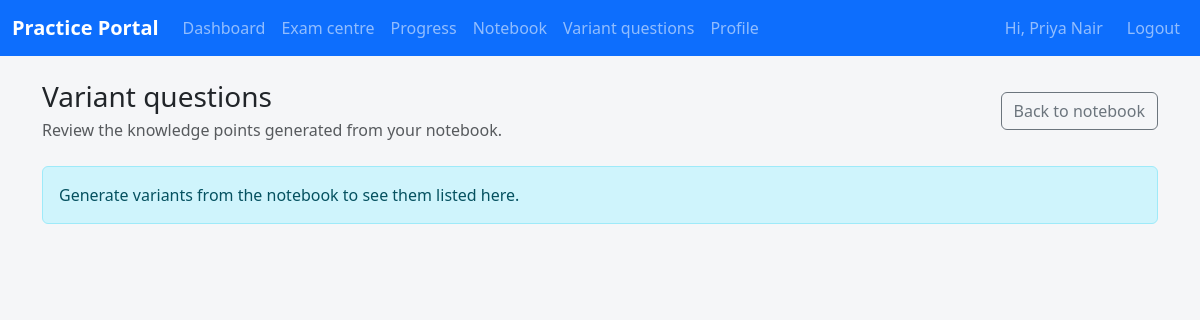
Before: /student/variants (signed in) with the older database file.
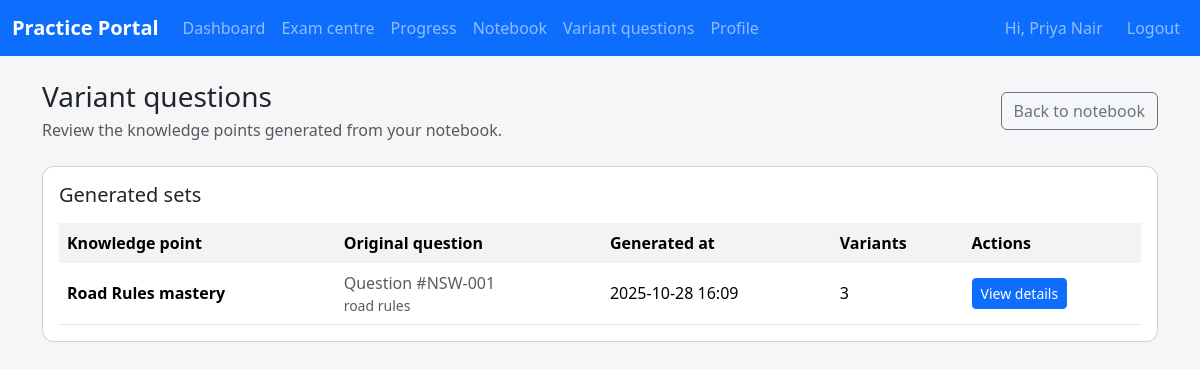
After: the same page with the newer database file.
### app/models.py (models this page shows)
class VariantQuestionGroup(db.Model):
    __tablename__ = "variant_question_groups"
    id = db.Column(db.Integer, primary_key=True)
    student_id = db.Column(db.Integer, db.ForeignKey("students.id"), nullable=False)
    base_question_id = db.Column(db.Integer, db.ForeignKey("questions.id"), nullable=False)
    knowledge_point_name = db.Column(db.String(255), nullable=False)
    knowledge_point_summary = db.Column(db.Text, nullable=False)
    created_at = db.Column(db.DateTime, default=datetime.utcnow, nullable=False)
    student = db.relationship("Student", back_populates="variant_groups")
    base_question = db.relationship("Question")
    variants = db.relationship(
        "VariantQuestion", back_populates="group", cascade="all, delete-orphan"
    )

class Question(db.Model):
    __tablename__ = "questions"
    id = db.Column(db.Integer, primary_key=True)
    qid = db.Column(db.String(50), nullable=False)
    prompt = db.Column(db.Text, nullable=False)
    language = db.Column(db.String(20), nullable=False, default="ENGLISH")
    state_scope = db.Column(db.String(10), nullable=False, default="ALL")
    topic = db.Column(db.String(120), nullable=False, default="general")
    option_a = db.Column(db.String(255), nullable=False, default="Option A")
    option_b = db.Column(db.String(255), nullable=False, default="Option B")
    option_c = db.Column(db.String(255), nullable=False, default="Option C")
    option_d = db.Column(db.String(255), nullable=False, default="Option D")
    correct_option = db.Column(db.String(1), nullable=False, default="A")
    explanation = db.Column(db.Text, nullable=False, default="")
    image_url = db.Column(db.String(500))
    __table_args__ = (
        UniqueConstraint(
            "qid", "state_scope", "language", name="uq_question_qid_state_language"
        ),
    )

### app/student/routes.py (the view)
@student_bp.route("/variants")
@login_required
def variant_list():
    student = _current_student()
    if not student:
        return _redirect_non_students()
    groups = (
        VariantQuestionGroup.query.options(
            joinedload(VariantQuestionGroup.base_question),
            joinedload(VariantQuestionGroup.variants),
        )
        .filter_by(student_id=student.id)
        .order_by(VariantQuestionGroup.created_at.desc())
        .all()
    )
    group_rows: list[dict[str, object]] = []  # Payload rows consumed by the template
    for group in groups:
        student_variants = [
            variant
            for variant in group.variants
            if variant.student_id == student.id
        ]  # Only expose variants owned by the current student
        group_rows.append(
            {
                "group": group,
                "variant_total": len(student_variants),  # Number of stored variants
            }
        )
    return render_template(
        "student/variant_list.html",
        group_rows=group_rows,
    )

### app/coach/routes.py (called while the page is built, shortened)
@coach_bp.before_app_request
def _restrict_student_portal_access():
    if request.blueprint != "coach":
        return None

### app/i18n.py (called while the page is built)
def normalise_language_code(language: str | None) -> str | None:
    if not language:
        return None
    code = language.strip().upper()
    if code in SUPPORTED_LANGUAGES:
        return code
    return None

def ensure_language_code(language: str | None) -> str:
    normalised = normalise_language_code(language)
    return normalised or DEFAULT_LANGUAGE

def translate_text(text: str, language: str, **format_values: str) -> str:
    catalogue = TRANSLATIONS.get(language, {})
    translated = catalogue.get(text, text)
    if format_values:
        try:
            return translated.format(**format_values)
        except (KeyError, IndexError):
            return translated
    return translated

### app/models.py (called while the page is built)
    @property
    def is_student(self) -> bool:
        return True

### app/student/routes.py (called while the page is built)
def _current_student() -> Student | None:
    if not current_user.is_authenticated:
        return None
    student = current_user._get_current_object()
    if isinstance(student, Student):
        return student
    return None

### app/templates/student/variant_list.html (shortened to what this page needs)
{% extends "base.html" %}
{% block content %}
<div class="d-flex flex-column flex-lg-row align-items-lg-center justify-content-between gap-3 mb-4">
  <div>
    <h1 class="h3 mb-1">{{ _('Variant questions') }}</h1>
    <p class="text-muted mb-0">{{ _('Review the knowledge points generated from your notebook.') }}</p>
  </div>
  <a class="btn btn-outline-secondary" href="{{ url_for('student.notebook') }}">{{ _('Back to notebook') }}</a>
</div>
{% if group_rows %}
<div class="card">
  <div class="card-body">
    <h2 class="h5 mb-3">{{ _('Generated sets') }}</h2>
    <div class="table-responsive">
      <table class="table table-hover align-middle mb-0">
        <thead>
          <tr>
            <th scope="col">{{ _('Knowledge point') }}</th>
            <th scope="col">{{ _('Original question') }}</th>
            <th scope="col">{{ _('Generated at') }}</th>
            <th scope="col">{{ _('Variants') }}</th>
            <th scope="col">{{ _('Actions') }}</th>
          </tr>
        </thead>
        <tbody>
          {% for row in group_rows %}
          {% set group = row.group %}
          <tr>
            <td class="fw-semibold">{{ group.knowledge_point_name }}</td>
            <td>
              <span class="text-muted">{{ _('Question') }} #{{ group.base_question.qid }}</span>
              <div class="small text-muted">{{ group.base_question.topic }}</div>
            </td>
            <td>{{ group.created_at.strftime('%Y-%m-%d %H:%M') }}</td>
            <td>{{ row.variant_total }}</td>
            <td>
              <a class="btn btn-sm btn-primary" href="{{ url_for('student.variant', group=group.id) }}">{{ _('View details') }}</a>
            </td>
          </tr>
          {% endfor %}
        </tbody>
      </table>
    </div>
  </div>
</div>
{% else %}
<div class="alert alert-info" role="alert">
  {{ _('Generate variants from the notebook to see them listed here.') }}
</div>
{% endif %}
{% endblock %}

Changed rows visible on the page:
added VariantQuestionGroup: knowledge_point_name "Road Rules mastery", created_at "2025-10-28 16:09"
now on this page (row unchanged): Question: base_question.qid "NSW-001", base_question.topic "road rules"
Other visible differences:
text no longer shown: "Generate variants from the notebook to see them listed here."
text now shown: "Generated sets Knowledge point Original question Generated at Variants Actions"
new list line: "Question # 3 View details"
